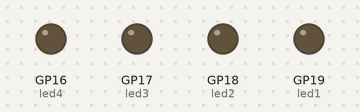
Bench run of a program on a simulated Raspberry Pi Pico running MicroPython. Parts: output pins drawn as LEDs (lit = HIGH).

Above: at 0.2 s.
At 1.2 s:
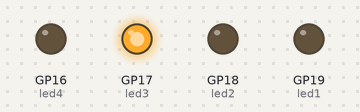
At 2.2 s:
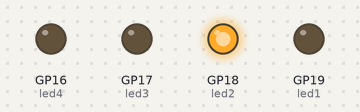
At 4.7 s:
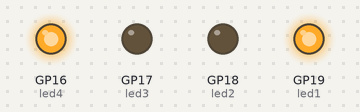
At 7.2 s:
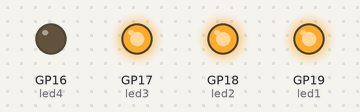
At 9.7 s:
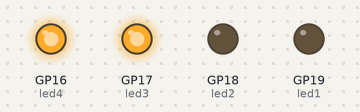
Timing chart, 0 to 10.4 s (numbered marks = the images above):
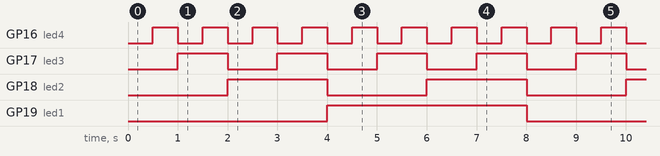

The program:

tutorial4_led_binary_counter.py
```python
from machine import Pin
from time import sleep
# green
led1 = Pin(19, Pin.OUT)
# yellow
led2 = Pin(18, Pin.OUT)
# red
led3 = Pin(17, Pin.OUT)
# blue
led4 = Pin(16, Pin.OUT)


while True:
    #  0
    led1.value(0)
    led2.value(0)
    led3.value(0)
    led4.value(0)
    sleep(0.5)

    # 1  = 0001
    led1.value(0)
    led2.value(0)
    led3.value(0)
    led4.value(1)
    sleep(0.5)

    # 2  = 0010
    led1.value(0)
    led2.value(0)
    led3.value(1)
    led4.value(0)
    sleep(0.5)

    # 3  = 0011
    led1.value(0)
    led2.value(0)
    led3.value(1)
    led4.value(1)
    sleep(0.5)

    # 4  = 0100
    led1.value(0)
    led2.value(1)
    led3.value(0)
    led4.value(0)
    sleep(0.5)

    # 5  = 0101
    led1.value(0)
    led2.value(1)
    led3.value(0)
    led4.value(1)
    sleep(0.5)

    # 6  = 0110
    led1.value(0)
    led2.value(1)
    led3.value(1)
    led4.value(0)
    sleep(0.5)

    # 7  = 0111
    led1.value(0)
    led2.value(1)
    led3.value(1)
    led4.value(1)
    sleep(0.5)

    # 8  = 1000
    led1.value(1)
    led2.value(0)
    led3.value(0)
    led4.value(0)
    sleep(0.5)

    # 9  = 1001
    led1.value(1)
    led2.value(0)
    led3.value(0)
    led4.value(1)
    sleep(0.5)

    # 10 = 1010
    led1.value(1)
    led2.value(0)
    led3.value(1)
    led4.value(0)
    sleep(0.5)

    # 11 = 1011
    led1.value(1)
    led2.value(0)
    led3.value(1)
    led4.value(1)
    sleep(0.5)

    # 12 = 1100
    led1.value(1)
    led2.value(1)
    led3.value(0)
    led4.value(0)
    sleep(0.5)

    # 13 = 1101
    led1.value(1)
    led2.value(1)
    led3.value(0)
    led4.value(1)
    sleep(0.5)

    # 14 = 1110
    led1.value(1)
    led2.value(1)
    led3.value(1)
    led4.value(0)
    sleep(0.5)

    # 15 = 1111
    led1.value(1)
    led2.value(1)
    led3.value(1)
    led4.value(1)
    sleep(0.5)
```

Measured:
- by itself, GP16 (led4): alternates HIGH for 0.50 s and LOW for 0.50 s
- by itself, GP17 (led3): alternates HIGH for 1.0 s and LOW for 1.0 s
- by itself, GP18 (led2): alternates HIGH for 2.0 s and LOW for 2.0 s
- by itself, GP19 (led1): alternates HIGH for 4.0 s and LOW for 4.0 s
